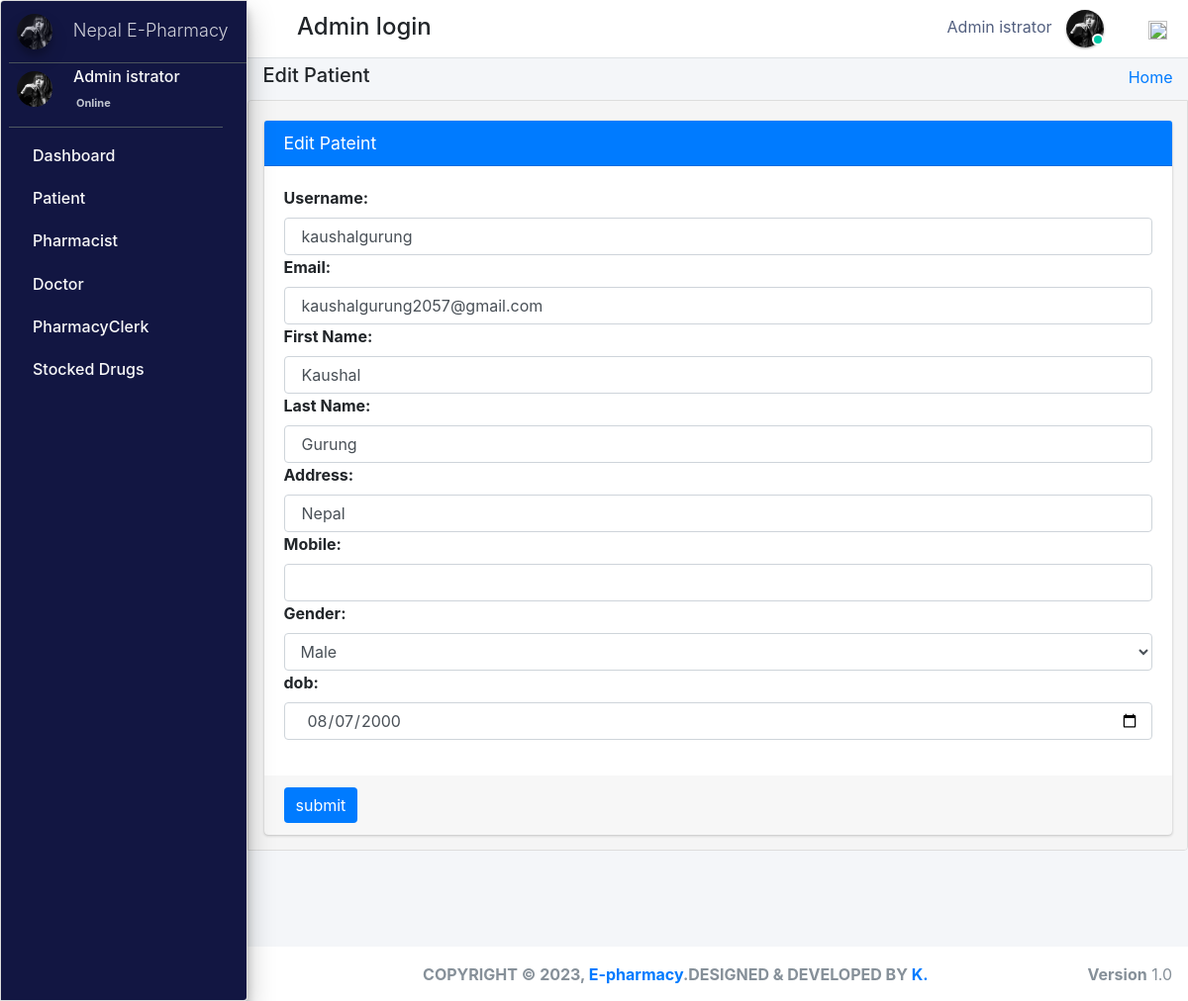
Page /admin_user/edit_patient/2/ (signed in) on the earlier database version.
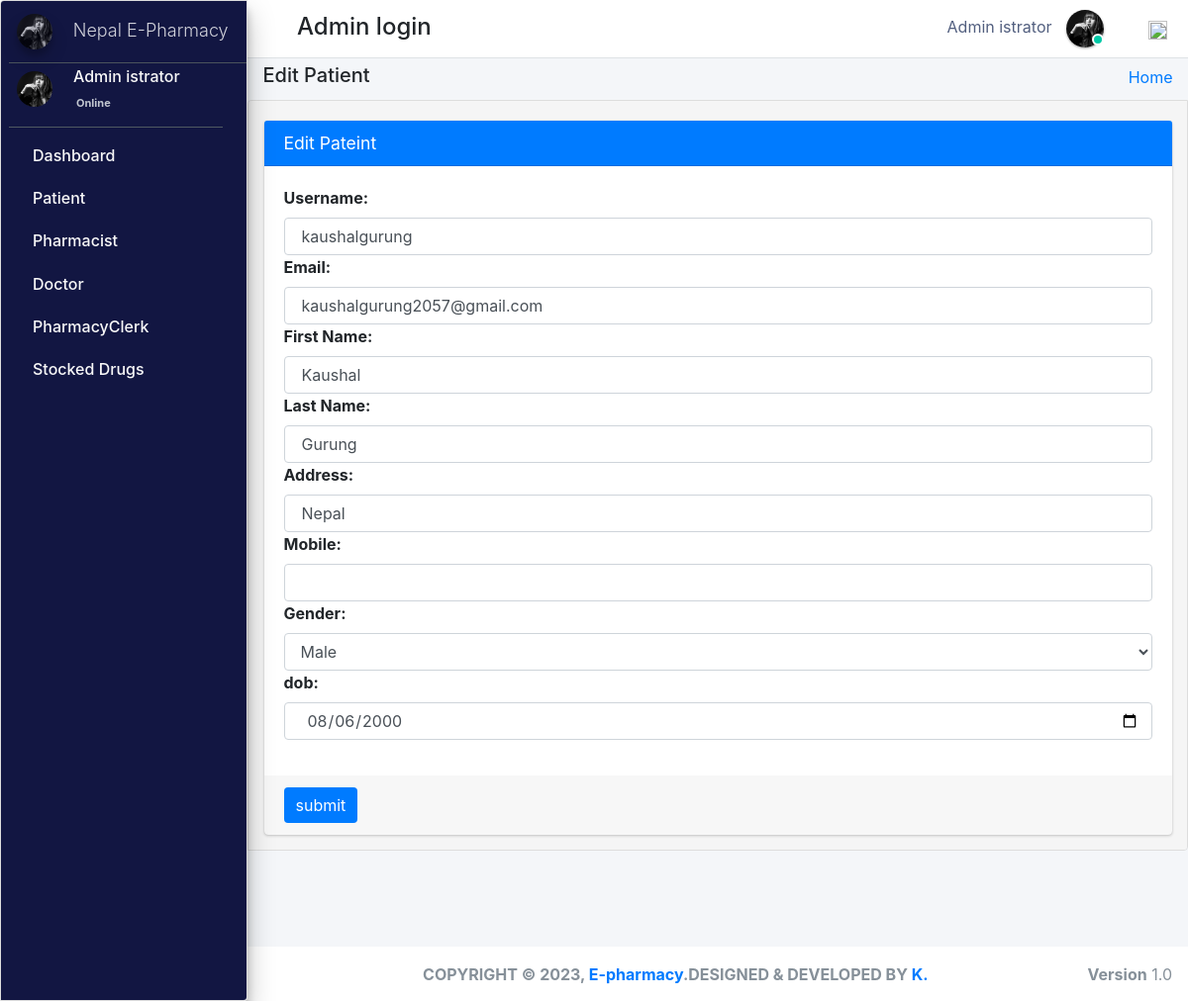
Same page on the later database version.
### pharmacy/models.py (models this page shows, shortened)
class Patients(models.Model):
    gender_category=(
        ('Male','Male'),
        ('Female','Female'),
    )
    admin = models.OneToOneField(CustomUser,null=True, on_delete = models.CASCADE)
    reg_no=models.CharField(max_length=30,null=True,blank=True,unique=True)
    gender=models.CharField(max_length=7,null=True,blank=True,choices=gender_category)
    first_name=models.CharField(max_length=20,null=True,blank=True)
    last_name=models.CharField(max_length=20,null=True,blank=True)
    dob=models.DateTimeField(auto_now_add= False, auto_now=False,null=True,blank=True)
    phone_number=models.CharField(max_length=10,null=True,blank=True)
    profile_pic=models.ImageField(default="patient.jpg",null=True,blank=True)
    age= models.IntegerField(default='0', blank=True, null=True)
    address=models.CharField(max_length=300,null=True,blank=True)
    date_admitted=models.DateTimeField(auto_now_add=True, auto_now=False)
    last_updated = models.DateTimeField(auto_now_add=False, auto_now=True)

### pharmacy/HODViews.py (the view, shortened to what this page needs)
# urls.py: path('admin_user/edit_patient/<patient_id>/',HODViews.editPatient,name='edit_patient'),
def editPatient(request,patient_id):
    request.session['patient_id'] = patient_id
    patient = Patients.objects.get(admin=patient_id)
    form = EditPatientForm()
    form.fields['email'].initial = patient.admin.email
    form.fields['username'].initial = patient.admin.username
    form.fields['first_name'].initial = patient.first_name
    form.fields['last_name'].initial = patient.last_name
    form.fields['address'].initial = patient.address
    form.fields['gender'].initial = patient.gender
    form.fields['phone_number'].initial = patient.phone_number
    form.fields['dob'].initial = patient.dob
    context = {
        "id": patient_id,
        "form": form,
        "title":"Edit Patient"
    }
    return render(request, "hod_templates/edit_patient.html", context)

### pharmacy/forms.py
class EditPatientForm(forms.Form):
    username = forms.CharField(label="Username", max_length=50, widget=forms.TextInput(attrs={"class":"form-control"}))
    email = forms.EmailField(label="Email", max_length=50, widget=forms.EmailInput(attrs={"class":"form-control"}))
    first_name = forms.CharField(label="First Name", max_length=50, widget=forms.TextInput(attrs={"class":"form-control"}))
    last_name = forms.CharField(label="Last Name", max_length=50, widget=forms.TextInput(attrs={"class":"form-control"}))
    address = forms.CharField(label="Address", max_length=50, widget=forms.TextInput(attrs={"class":"form-control"}))
    phone_number = forms.CharField(label="Mobile", max_length=50, widget=forms.TextInput(attrs={"class":"form-control"}))
    gender_list = (
        ('Male','Male'),
        ('Female','Female')
    )
    gender = forms.ChoiceField(label="Gender", choices=gender_list, widget=forms.Select(attrs={"class":"form-control"}))
    dob= forms.DateField(label="dob", widget=DateInput(attrs={"class":"form-control"}))

### pharmacy/templates/hod_templates/edit_patient.html (shortened to what this page needs)
{% extends 'hod_templates/base_template.html'%} {% load crispy_forms_tags %} {% block page_title %}
<h5>Edit Patient</h5>
{% endblock page_title %} {% block main_content %}
<section class="content">
    <div class="container-fluid">
        <div class="row">
            <div class="col-md-12">
                <div class="card card-primary">
                    <div class="card-header">
                        <h3 class="card-title">Edit Pateint</h3>
                    </div>
                    <form role="form" method="POST" action="" enctype="multipart/form-data">
                        <div class="card-body">
                            <div class="form-group">
                                {% for field in form %}
                                {{ field.label_tag }} {{ field }} {% endfor %}
                            </div>
                        </div>
                        <div class="card-footer">
                            <button type="submit" class="btn btn-primary">submit</button>
                        </div>
                    </form>
                </div>
            </div>
        </div>
    </div>
</section>
{% endblock main_content %}

Differences in the rows shown:
changed Patients "Kaushal": dob "08/07/2000" → "08/06/2000"
